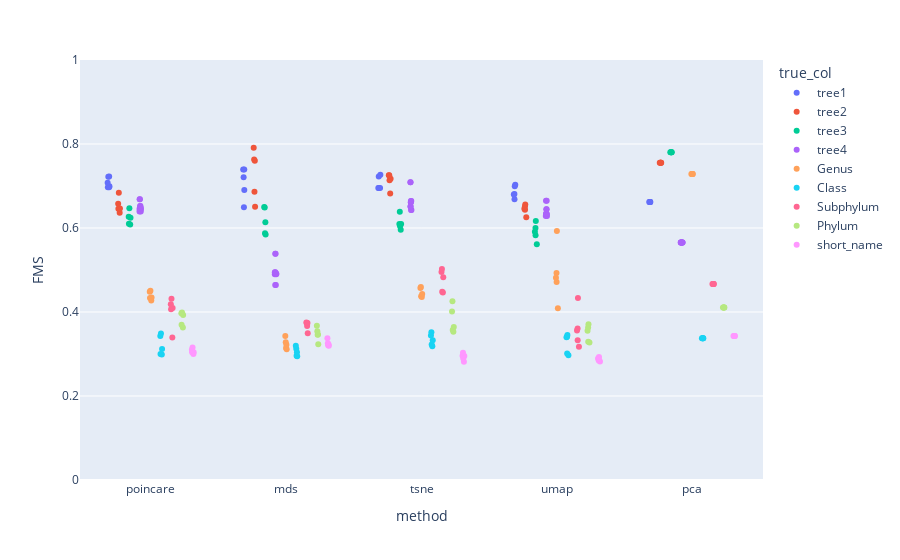

This figure's notebook cell:
### Code cell
fig = px.strip(df_results_clust, x='method', y='FMS', color = "true_col")
fig.update_yaxes(range = [0,1])
fig.show()

### Figure 1 — Plotly figure (JSON) as saved in the notebook; plotly's stock layout.template omitted (floating-point values rounded to 4 significant figures)
{"data": [{"alignmentgroup": "True", "boxpoints": "all", "fillcolor": "rgba(255,255,255,0)", "hoveron": "points", "hovertemplate": "true_col=tree1<br>method=%{x}<br>FMS=%{y}<extra></extra>", "legendgroup": "tree1", "line": {"color": "rgba(255,255,255,0)"}, "marker": {"color": "#636efa"}, "name": "tree1", "offsetgroup": "tree1", "orientation": "v", "pointpos": 0, "showlegend": true, "type": "box", "x": ["poincare", "poincare", "mds", "tsne", "umap", "pca", "poincare", "mds", "tsne", "umap", "pca", "poincare", "mds", "tsne", "umap", "pca", "poincare", "mds", "tsne", "umap", "pca", "poincare", "mds", "tsne", "umap", "pca"], "x0": " ", "xaxis": "x", "y": [0.697, 0.697, 0.7205, 0.6954, 0.6796, 0.6616, 0.6992, 0.6907, 0.6954, 0.6992, 0.6616, 0.7222, 0.6491, 0.6954, 0.6812, 0.6616, 0.7078, 0.7391, 0.7227, 0.6682, 0.6616, 0.7228, 0.7394, 0.727, 0.7027, 0.6616], "y0": " ", "yaxis": "y"}, {"alignmentgroup": "True", "boxpoints": "all", "fillcolor": "rgba(255,255,255,0)", "hoveron": "points", "hovertemplate": "true_col=tree2<br>method=%{x}<br>FMS=%{y}<extra></extra>", "legendgroup": "tree2", "line": {"color": "rgba(255,255,255,0)"}, "marker": {"color": "#EF553B"}, "name": "tree2", "offsetgroup": "tree2", "orientation": "v", "pointpos": 0, "showlegend": true, "type": "box", "x": ["poincare", "mds", "tsne", "umap", "pca", "poincare", "mds", "tsne", "umap", "pca", "poincare", "mds", "tsne", "umap", "pca", "poincare", "mds", "tsne", "umap", "pca", "poincare", "mds", "tsne", "umap", "pca"], "x0": " ", "xaxis": "x", "y": [0.6577, 0.6508, 0.6823, 0.6433, 0.7556, 0.6841, 0.7912, 0.7172, 0.6256, 0.7556, 0.6466, 0.7631, 0.7253, 0.6511, 0.7556, 0.6364, 0.686, 0.7136, 0.6457, 0.7556, 0.6456, 0.7604, 0.7253, 0.6559, 0.7556], "y0": " ", "yaxis": "y"}, {"alignmentgroup": "True", "boxpoints": "all", "fillcolor": "rgba(255,255,255,0)", "hoveron": "points", "hovertemplate": "true_col=tree3<br>method=%{x}<br>FMS=%{y}<extra></extra>", "legendgroup": "tree3", "line": {"color": "rgba(255,255,255,0)"}, "marker": {"color": "#00cc96"}, "name": "tree3", "offsetgroup": "tree3", "orientation": "v", "pointpos": 0, "showlegend": true, "type": "box", "x": ["poincare", "mds", "tsne", "umap", "pca", "poincare", "mds", "tsne", "umap", "pca", "poincare", "mds", "tsne", "umap", "pca", "poincare", "mds", "tsne", "umap", "pca", "poincare", "mds", "tsne", "umap", "pca"], "x0": " ", "xaxis": "x", "y": [0.6242, 0.5874, 0.6094, 0.6169, 0.7803, 0.6267, 0.6499, 0.5957, 0.5908, 0.7803, 0.6469, 0.5844, 0.6386, 0.6002, 0.7803, 0.61, 0.6137, 0.6094, 0.5827, 0.7803, 0.6085, 0.6486, 0.6039, 0.5613, 0.7803], "y0": " ", "yaxis": "y"}, {"alignmentgroup": "True", "boxpoints": "all", "fillcolor": "rgba(255,255,255,0)", "hoveron": "points", "hovertemplate": "true_col=tree4<br>method=%{x}<br>FMS=%{y}<extra></extra>", "legendgroup": "tree4", "line": {"color": "rgba(255,255,255,0)"}, "marker": {"color": "#ab63fa"}, "name": "tree4", "offsetgroup": "tree4", "orientation": "v", "pointpos": 0, "showlegend": true, "type": "box", "x": ["poincare", "mds", "tsne", "umap", "pca", "poincare", "mds", "tsne", "umap", "pca", "poincare", "mds", "tsne", "umap", "pca", "poincare", "mds", "tsne", "umap", "pca", "poincare", "mds", "tsne", "umap", "pca", "poincare", "mds", "tsne", "umap", "pca", "poincare", "mds", "tsne", "umap", "pca", "poincare", "mds", "tsne", "umap", "pca", "poincare", "mds", "tsne", "umap", "pca", "poincare", "mds", "tsne", "umap", "pca"], "x0": " ", "xaxis": "x", "y": [0.6521, 0.4642, 0.6514, 0.6338, 0.5653, 0.6684, 0.4897, 0.6426, 0.6286, 0.5653, 0.6454, 0.5385, 0.6642, 0.6449, 0.5653, 0.6394, 0.4918, 0.7092, 0.6332, 0.5653, 0.6486, 0.4947, 0.6615, 0.6651, 0.5653, 0.6521, 0.4642, 0.6514, 0.6338, 0.5653, 0.6684, 0.4897, 0.6426, 0.6286, 0.5653, 0.6454, 0.5385, 0.6642, 0.6449, 0.5653, 0.6394, 0.4918, 0.7092, 0.6332, 0.5653, 0.6486, 0.4947, 0.6615, 0.6651, 0.5653], "y0": " ", "yaxis": "y"}, {"alignmentgroup": "True", "boxpoints": "all", "fillcolor": "rgba(255,255,255,0)", "hoveron": "points", "hovertemplate": "true_col=Genus<br>method=%{x}<br>FMS=%{y}<extra></extra>", "legendgroup": "Genus", "line": {"color": "rgba(255,255,255,0)"}, "marker": {"color": "#FFA15A"}, "name": "Genus", "offsetgroup": "Genus", "orientation": "v", "pointpos": 0, "showlegend": true, "type": "box", "x": ["poincare", "mds", "tsne", "umap", "pca", "poincare", "mds", "tsne", "umap", "pca", "poincare", "mds", "tsne", "umap", "pca", "poincare", "mds", "tsne", "umap", "pca", "poincare", "mds", "tsne", "umap", "pca"], "x0": " ", "xaxis": "x", "y": [0.4333, 0.3219, 0.4373, 0.4817, 0.7288, 0.4345, 0.3429, 0.4356, 0.4931, 0.7288, 0.448, 0.3279, 0.4426, 0.4087, 0.7288, 0.4273, 0.3143, 0.4596, 0.4717, 0.7288, 0.4507, 0.3115, 0.457, 0.5929, 0.7288], "y0": " ", "yaxis": "y"}, {"alignmentgroup": "True", "boxpoints": "all", "fillcolor": "rgba(255,255,255,0)", "hoveron": "points", "hovertemplate": "true_col=Class<br>method=%{x}<br>FMS=%{y}<extra></extra>", "legendgroup": "Class", "line": {"color": "rgba(255,255,255,0)"}, "marker": {"color": "#19d3f3"}, "name": "Class", "offsetgroup": "Class", "orientation": "v", "pointpos": 0, "showlegend": true, "type": "box", "x": ["poincare", "mds", "tsne", "umap", "pca", "poincare", "mds", "tsne", "umap", "pca", "poincare", "mds", "tsne", "umap", "pca", "poincare", "mds", "tsne", "umap", "pca", "poincare", "mds", "tsne", "umap", "pca"], "x0": " ", "xaxis": "x", "y": [0.3, 0.2949, 0.344, 0.3453, 0.3374, 0.3427, 0.3043, 0.3185, 0.301, 0.3374, 0.2986, 0.3123, 0.352, 0.2971, 0.3374, 0.3116, 0.3196, 0.3328, 0.3399, 0.3374, 0.349, 0.2956, 0.3228, 0.3412, 0.3374], "y0": " ", "yaxis": "y"}, {"alignmentgroup": "True", "boxpoints": "all", "fillcolor": "rgba(255,255,255,0)", "hoveron": "points", "hovertemplate": "true_col=Subphylum<br>method=%{x}<br>FMS=%{y}<extra></extra>", "legendgroup": "Subphylum", "line": {"color": "rgba(255,255,255,0)"}, "marker": {"color": "#FF6692"}, "name": "Subphylum", "offsetgroup": "Subphylum", "orientation": "v", "pointpos": 0, "showlegend": true, "type": "box", "x": ["poincare", "mds", "tsne", "umap", "pca", "poincare", "mds", "tsne", "umap", "pca", "poincare", "mds", "tsne", "umap", "pca", "poincare", "mds", "tsne", "umap", "pca", "poincare", "mds", "tsne", "umap", "pca"], "x0": " ", "xaxis": "x", "y": [0.4185, 0.3494, 0.4466, 0.3325, 0.4669, 0.4318, 0.3735, 0.5024, 0.3172, 0.4669, 0.3394, 0.3667, 0.495, 0.3559, 0.4669, 0.4063, 0.3748, 0.4826, 0.3608, 0.4669, 0.4097, 0.3735, 0.4479, 0.4332, 0.4669], "y0": " ", "yaxis": "y"}, {"alignmentgroup": "True", "boxpoints": "all", "fillcolor": "rgba(255,255,255,0)", "hoveron": "points", "hovertemplate": "true_col=Phylum<br>method=%{x}<br>FMS=%{y}<extra></extra>", "legendgroup": "Phylum", "line": {"color": "rgba(255,255,255,0)"}, "marker": {"color": "#B6E880"}, "name": "Phylum", "offsetgroup": "Phylum", "orientation": "v", "pointpos": 0, "showlegend": true, "type": "box", "x": ["poincare", "mds", "tsne", "umap", "pca", "poincare", "mds", "tsne", "umap", "pca", "poincare", "mds", "tsne", "umap", "pca", "poincare", "mds", "tsne", "umap", "pca", "poincare", "mds", "tsne", "umap", "pca"], "x0": " ", "xaxis": "x", "y": [0.3698, 0.3671, 0.4258, 0.371, 0.4109, 0.3929, 0.346, 0.3569, 0.3552, 0.4109, 0.3968, 0.3462, 0.3529, 0.3272, 0.4109, 0.3628, 0.354, 0.4015, 0.3629, 0.4109, 0.3985, 0.3235, 0.3642, 0.3294, 0.4109], "y0": " ", "yaxis": "y"}, {"alignmentgroup": "True", "boxpoints": "all", "fillcolor": "rgba(255,255,255,0)", "hoveron": "points", "hovertemplate": "true_col=short_name<br>method=%{x}<br>FMS=%{y}<extra></extra>", "legendgroup": "short_name", "line": {"color": "rgba(255,255,255,0)"}, "marker": {"color": "#FF97FF"}, "name": "short_name", "offsetgroup": "short_name", "orientation": "v", "pointpos": 0, "showlegend": true, "type": "box", "x": ["poincare", "mds", "tsne", "umap", "pca", "poincare", "mds", "tsne", "umap", "pca", "poincare", "mds", "tsne", "umap", "pca", "poincare", "mds", "tsne", "umap", "pca", "poincare", "mds", "tsne", "umap", "pca"], "x0": " ", "xaxis": "x", "y": [0.3, 0.3196, 0.2893, 0.2847, 0.3429, 0.31, 0.3257, 0.3032, 0.2896, 0.3429, 0.3039, 0.321, 0.2954, 0.2926, 0.3429, 0.3043, 0.3377, 0.2814, 0.2821, 0.3429, 0.3155, 0.3226, 0.2956, 0.2892, 0.3429], "y0": " ", "yaxis": "y"}], "layout": {"boxmode": "group", "legend": {"title": {"text": "true_col"}, "tracegroupgap": 0}, "margin": {"t": 60}, "xaxis": {"anchor": "y", "domain": [0, 1], "title": {"text": "method"}}, "yaxis": {"anchor": "x", "domain": [0, 1], "range": [0, 1], "title": {"text": "FMS"}}}}
